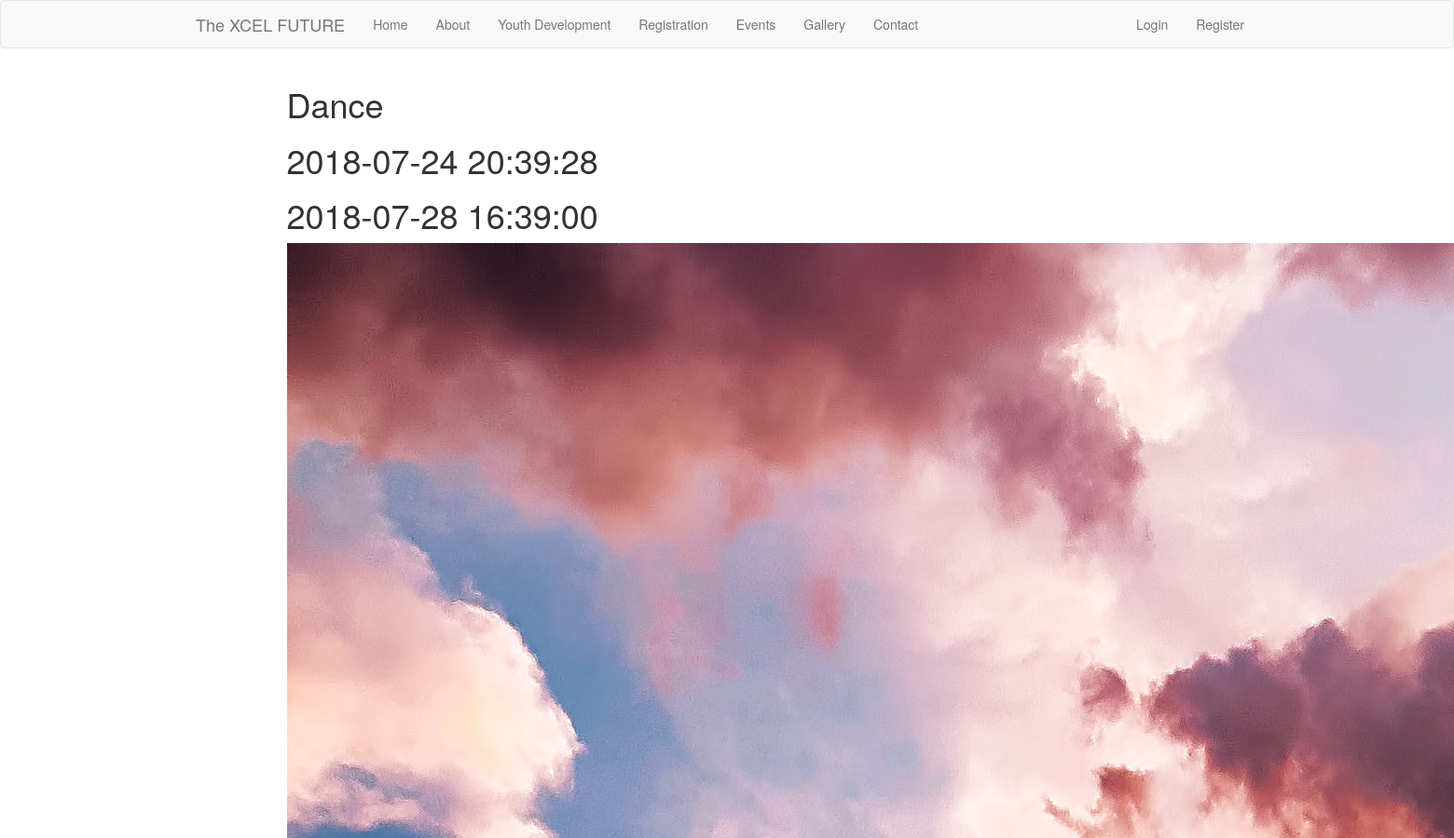
Before: /events/1 (upper part) with the older database file.
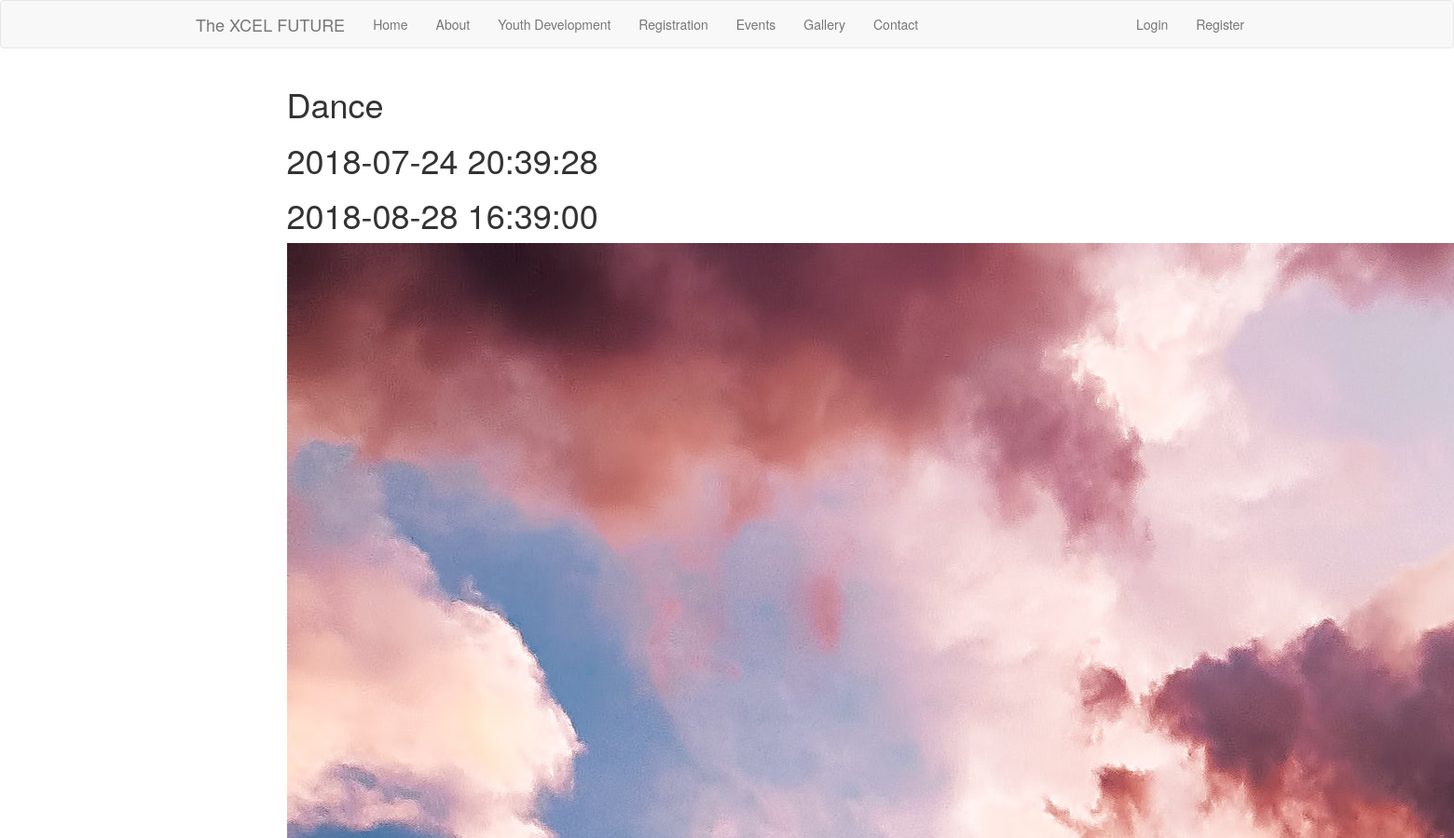
After: the same page with the newer database file.
### app/models.py (models this page shows, shortened)
class Event(db.Model):
    id = db.Column(db.Integer, primary_key=True)
    start_date = db.Column(db.DateTime, index=True, default=datetime.now)
    end_date = db.Column(db.DateTime, index=True)
    location = db.Column(db.String(128))
    limit = db.Column(db.Integer)
    participants = db.Column(db.Integer, default=0)
    title = db.Column(db.String(500))
    body = db.Column(db.Text)
    event_file = db.relationship('File', secondary=event_file_table,
                  backref=db.backref('file_event', lazy='dynamic'), lazy='dynamic')
    event_image = db.relationship('Image', secondary=event_image_table,
                  backref=db.backref('image_event', lazy='dynamic'), lazy='dynamic')
    def registrable(self):
        return self.start_date >= datetime.now() and self.participants < self.limit
    def related_files(self):
        return File.query.join(
            event_file_table, (event_file_table.c.file_id == File.id)).filter(
                event_file_table.c.event_id == self.id)
    def related_images(self):
        return Image.query.join(
            event_image_table, (event_image_table.c.image_id == Image.id)).filter(
                event_image_table.c.event_id == self.id)

class Image(db.Model):
    id = db.Column(db.Integer, primary_key=True)
    name = db.Column(db.Unicode(64))
    path = db.Column(db.Unicode(128))

### app/routes.py (the view)
@app.route('/events/<event>')
def event(event):
    event = Event.query.filter_by(id=int(event)).first()
    registrable = event.registrable()
    images = event.related_images()
    files = event.related_files()
    return render_template('event_detail.html', title='event_detail', event=event, registrable=registrable, images=images, files=files)

### app/templates/event_detail.html (shortened to what this page needs)
{% extends "base.html" %}
{% block app_content %}
    <h1>{{ event.title }}</h1>
    <h1>{{ event.start_date }}</h1>
    <h1>{{ event.end_date }}</h1>
    {% for image in images %}
    <img src="../files/{{ image.path }}">
    {% endfor %}
{% endblock %}

### app/templates/base.html (shortened to what this page needs)
{% extends 'bootstrap/base.html' %}
{% block styles %}
{{ super() }}
<link rel="stylesheet" href="/static/css/panel.css">
<link rel="stylesheet" href="/static/css/footer.css">
<link rel="stylesheet" href="https://use.fontawesome.com/releases/v5.2.0/css/all.css">
{% endblock %}
{% block navbar %}
    <nav class="navbar navbar-default">
        <div class="container">
            <div class="navbar-header">
                <a class="navbar-brand" href="{{ url_for('index') }}">The XCEL FUTURE</a>
            </div>
            <div class="collapse navbar-collapse" id="bs-example-navbar-collapse-1">
                <ul class="nav navbar-nav">
                    <li><a href="{{ url_for('index') }}">{{ 'Home' }}</a></li>
                    <li><a href="#">{{ 'About' }}</a></li>
                    <li><a href="#">{{ 'Youth Development' }}</a></li>
                    <li><a href="#">{{ 'Registration' }}</a></li>
                    <li><a href="{{ url_for('events') }}">{{ 'Events' }}</a></li>
                    <li><a href="#">{{ 'Gallery' }}</a></li>
                    <li><a href="#">{{ 'Contact' }}</a></li>
                </ul>
                <ul class="nav navbar-nav navbar-right">
                    {% if current_user.is_anonymous %}
                    <li><a href="{{ url_for('login') }}">{{ 'Login' }}</a></li>
                    <li><a href="{{ url_for('register') }}">{{ 'Register' }}</a></li>
                    {% else %}
                    <li><a href="{{ url_for('user', username=current_user.email) }}">{{ 'Profile' }}</a></li>
                    <li><a href="{{ url_for('logout') }}">{{ 'Logout' }}</a></li>
                    {% endif %}
                </ul>
            </div>
        </div>
    </nav>
{% endblock %}
{% block content %}
    <div class="container">
        <div class="row">
            <div class="col-lg-1"></div>
            <div class="col-lg-10">
        {% block app_content %}{% endblock %}
        </div>
        </div>
    </div>
{% endblock %}

Changed rows visible on the page:
changed Event "Dance": end_date "2018-07-28 16:39:00" → "2018-08-28 16:39:00"
